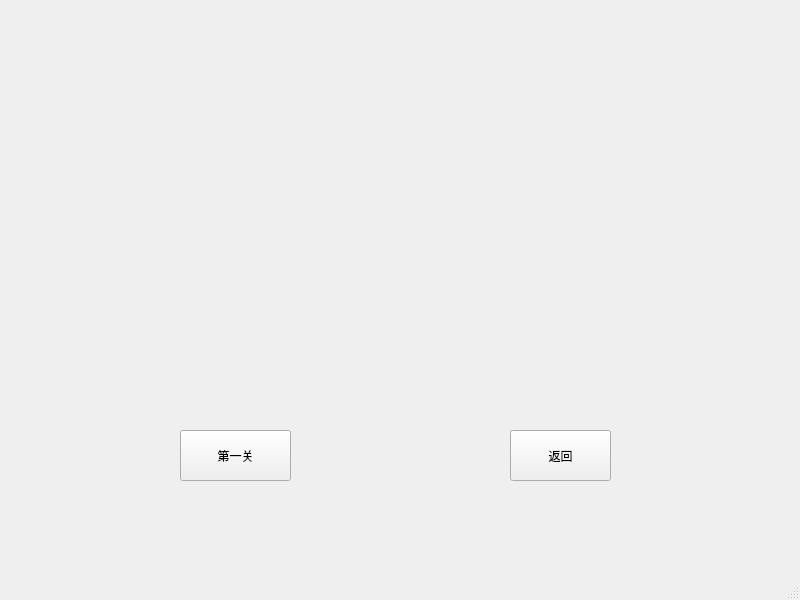
<?xml version="1.0" encoding="UTF-8"?>
<ui version="4.0">
 <class>StartWindow</class>
 <widget class="QMainWindow" name="StartWindow">
  <property name="enabled">
   <bool>true</bool>
  </property>
  <property name="geometry">
   <rect>
    <x>0</x>
    <y>0</y>
    <width>800</width>
    <height>600</height>
   </rect>
  </property>
  <property name="windowTitle">
   <string>MainWindow</string>
  </property>
  <widget class="QWidget" name="centralwidget">
   <widget class="QPushButton" name="back">
    <property name="geometry">
     <rect>
      <x>510</x>
      <y>430</y>
      <width>101</width>
      <height>51</height>
     </rect>
    </property>
    <property name="text">
     <string>返回</string>
    </property>
   </widget>
   <widget class="QPushButton" name="start">
    <property name="geometry">
     <rect>
      <x>180</x>
      <y>430</y>
      <width>111</width>
      <height>51</height>
     </rect>
    </property>
    <property name="text">
     <string>第一关</string>
    </property>
   </widget>
  </widget>
  <widget class="QMenuBar" name="menubar">
   <property name="geometry">
    <rect>
     <x>0</x>
     <y>0</y>
     <width>800</width>
     <height>17</height>
    </rect>
   </property>
  </widget>
  <widget class="QStatusBar" name="statusbar"/>
 </widget>
 <resources/>
 <connections/>
</ui>
